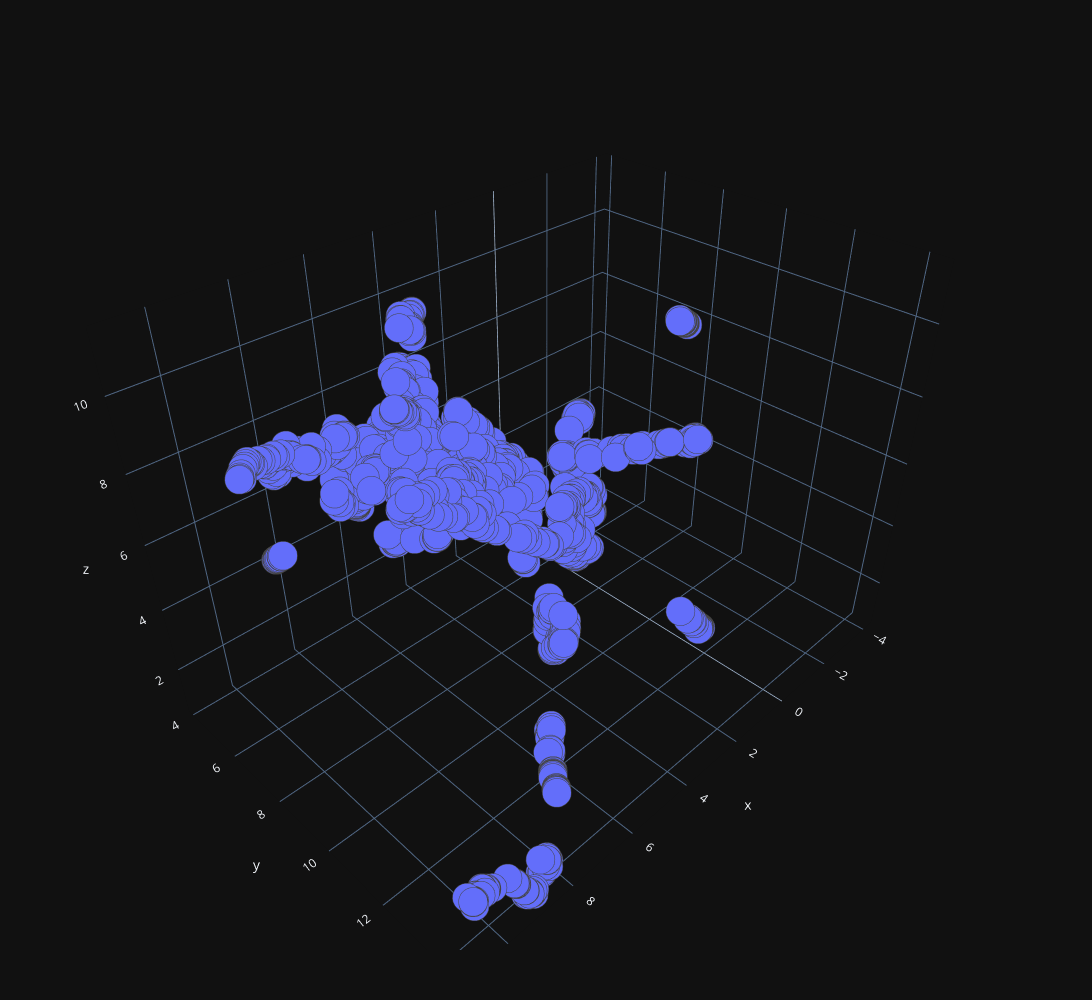

Here is the notebook cell this chart was saved with:
### Code cell
n_components = 3
umap_data, explained_variance_ratio_cumsum = cf.apply_umap(sampled_df, n_components)

cf.plot_3d(umap_data[:, 0],umap_data[:, 1],umap_data[:, 2])

### Figure 1 — Plotly figure (JSON) as saved in the notebook; plotly's stock layout.template omitted (floating-point values rounded to 4 significant figures; data arrays with more than 128 entries replaced by an {"elided": "..."} marker saying what was removed)
{"data": [{"marker": {"colorscale": [[0, "rgb(150,0,90)"], [0.125, "rgb(0,0,200)"], [0.25, "rgb(0,25,255)"], [0.375, "rgb(0,152,255)"], [0.5, "rgb(44,255,150)"], [0.625, "rgb(151,255,0)"], [0.75, "rgb(255,234,0)"], [0.875, "rgb(255,111,0)"], [1, "rgb(255,0,0)"]], "line": {"width": 1}, "opacity": 1, "size": 10}, "mode": "markers", "type": "scatter3d", "x": {"elided": "1260 float values"}, "y": {"elided": "1260 float values"}, "z": {"elided": "1260 float values"}}], "layout": {"height": 1000, "margin": {"b": 50, "l": 50, "r": 50, "t": 50}, "width": 1800}}
